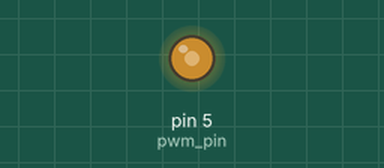
This sketch was run on a simulated Arduino Uno, built with avr-gcc and run on an emulated ATmega328P. Parts: output pins drawn as LEDs (lit = HIGH).

Above: at 0.05 s.
At 0.6 s:
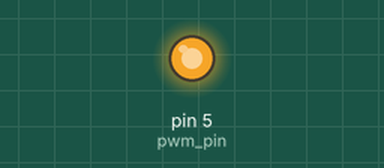
At 1.55 s:
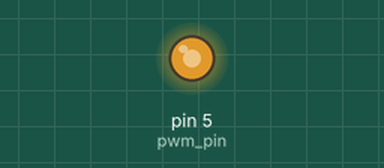
At 3.45 s:
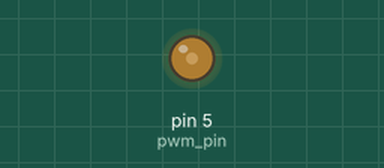
Timing chart, 0 to 8.4 s (numbered marks = the images above):
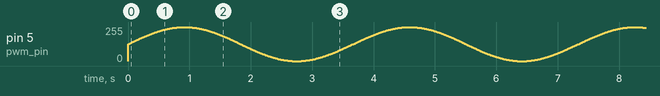

The sketch:

BasicSineFunction.ino
```cpp
#define pwm_pin 5
#define angle_to_rad 0.01745329251

int angle;
double output;

void setup() {
  pinMode(pwm_pin, OUTPUT);  // declaring A0 as our output
  Serial.begin(9600);
  angle = 0;
}

void loop() {
  if (angle > 360)
    angle = 0;
  output = (sin(angle * angle_to_rad) + 1) / 2;
  angle++;
  analogWrite(pwm_pin, output * 255);
  delay(10);

}
```
